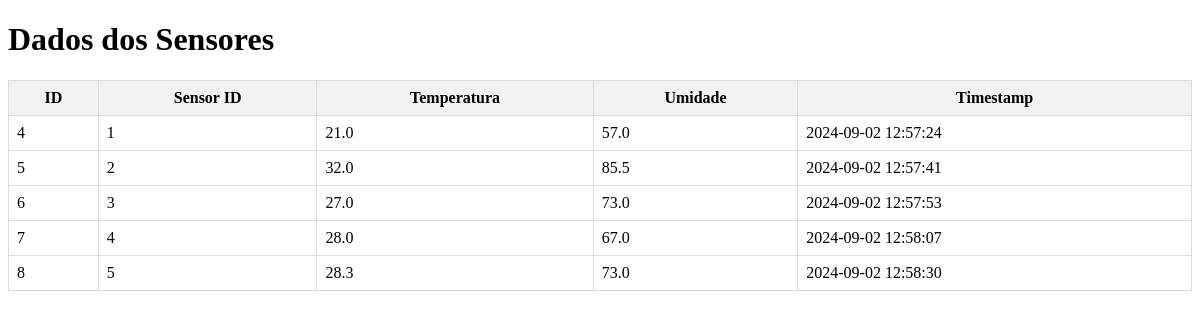
The app's page /, older data.
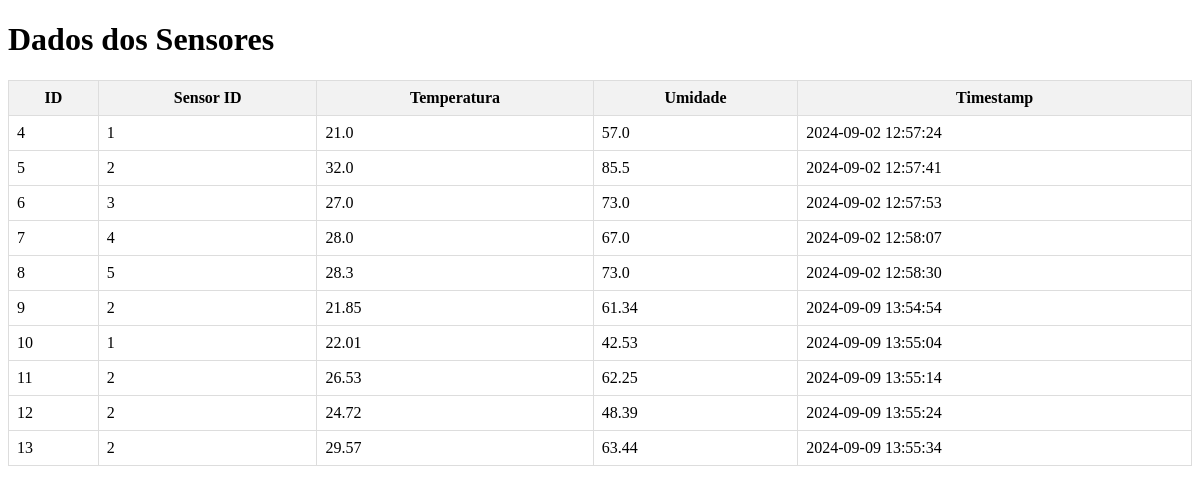
The same page, newer data.
### tables this page shows
CREATE TABLE dados_sensores (
        id INTEGER PRIMARY KEY AUTOINCREMENT , sensor_id INTEGER, 
        temperatura REAL, umidade REAL, timestamp DATETIME DEFAULT CURRENT_TIMESTAMP);

### app.py (the view)
@app.route("/")
def index():
    conn = sqlite3.connect(DATABASE)
    cursor = conn.cursor()
    cursor.execute("SELECT * FROM dados_sensores")
    dados = cursor.fetchall()
    conn.close()
    return render_template('index.html', dados=dados)

### templates/index.html (shortened to what this page needs)
<!DOCTYPE html>
<html lang="en">
<head>
</head>
<body>
    <h1>Dados dos Sensores</h1>
    <table>
        <tr>
            <th>ID</th>
            <th>Sensor ID</th>
            <th>Temperatura</th>
            <th>Umidade</th>
            <th>Timestamp</th>
        </tr>
        {% for row in dados %}
        <tr>
            <td>{{ row[0] }}</td>
            <td>{{ row[1] }}</td>
            <td>{{ row[2] }}</td>
            <td>{{ row[3] }}</td>
            <td>{{ row[4] }}</td>
        </tr>
        {% endfor %}
    </table>
</body>
</html>

Row changes from the older to the newer data that the page shows:
added dados_sensores: id "9", sensor "2", temperatura "21.85", umidade "61.34", timestamp "2024-09-09 13:54:54"
added dados_sensores: id "10", sensor "1", temperatura "22.01", umidade "42.53", timestamp "2024-09-09 13:55:04"
added dados_sensores: id "11", sensor "2", temperatura "26.53", umidade "62.25", timestamp "2024-09-09 13:55:14"
added dados_sensores: id "12", sensor "2", temperatura "24.72", umidade "48.39", timestamp "2024-09-09 13:55:24"
added dados_sensores: id "13", sensor "2", temperatura "29.57", umidade "63.44", timestamp "2024-09-09 13:55:34"
